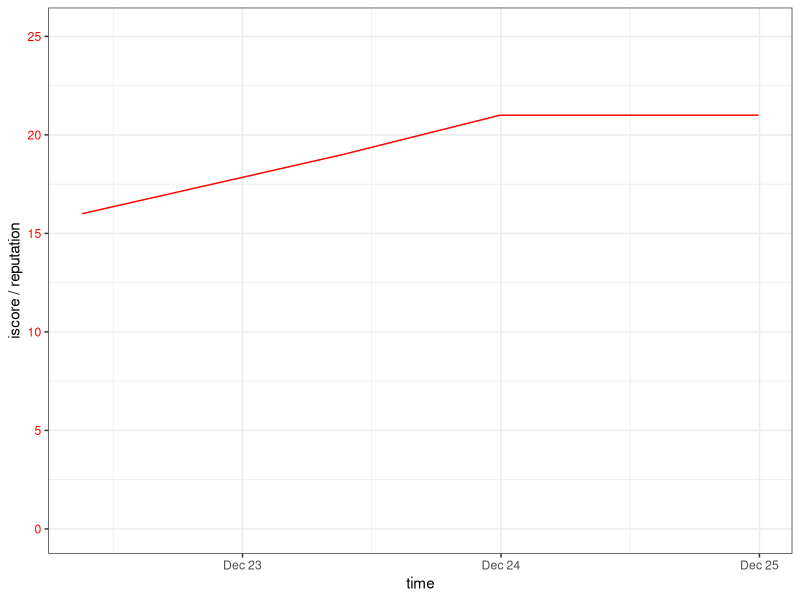
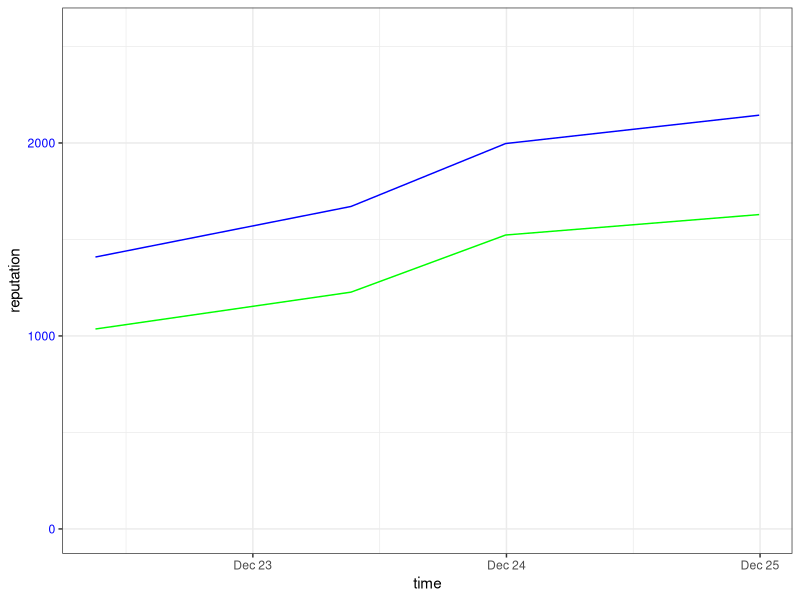

R code for these plots, in order: (Note: this script raises an error after producing the figures.)
library(ggplot2)
library(gtable)
library(grid)
data = read.csv("iscore.csv")
data$time = as.POSIXct(strftime(data$time))

iScoreMax = 1.2 * max(data$iscore)
reputationMax = 1.2 * max(data$reputation)
# http://rpubs.com/kohske/dual_axis_in_ggplot2
#grid.newpage()
p1 = ggplot(data, aes(time, iscore)) +
  geom_line(color = "red") +
  scale_x_datetime() +
  ylab("iscore / reputation") +
  ylim(c(0, iScoreMax)) +
  theme_bw() +
  theme(axis.text.y = element_text(colour = "red"))
p2 = ggplot(data) +
  geom_line(aes(time, reputation), color = "blue") +
  geom_line(aes(time, reputation - autoposts), color = "green") +
  scale_x_datetime() +
  ylim(c(0, reputationMax)) +
  theme_bw() +
  theme(panel.background = element_rect(fill = NA),
        axis.text.y = element_text(colour = "blue"))

# extract gtable
g1 <- ggplot_gtable(ggplot_build(p1))
g2 <- ggplot_gtable(ggplot_build(p2))

# overlap the panel of 2nd plot on that of 1st plot
pp <- c(subset(g1$layout, name == "panel", se = t:r))
g <- gtable_add_grob(g1, g2$grobs[[which(g2$layout$name == "panel")]], pp$t,
                     pp$l, pp$b, pp$l)

# axis tweaks
ia <- which(g2$layout$name == "axis-l")
ga <- g2$grobs[[ia]]
ax <- ga$children[[2]]
ax$widths <- rev(ax$widths)
ax$grobs <- rev(ax$grobs)
ax$grobs[[1]]$x <- ax$grobs[[1]]$x - unit(1, "npc") + unit(0.15, "cm")
g <- gtable_add_cols(g, g2$widths[g2$layout[ia, ]$l], length(g$widths) - 1)
g <- gtable_add_grob(g, ax, pp$t, length(g$widths) - 1, pp$b)

# draw it
#grid.draw(g)
ggsave("plot.png", g)


summary(lm(data$iscore ~ data$reputation))
